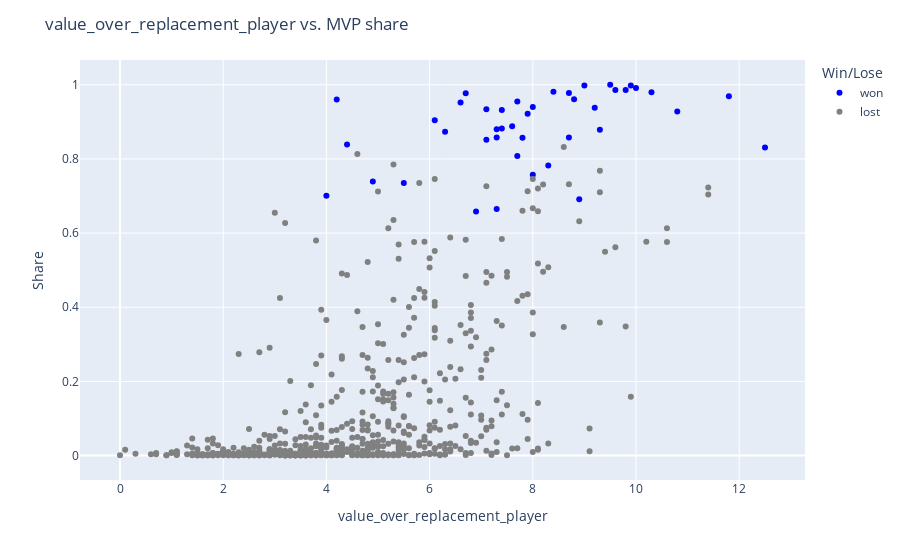

The cell this chart's notebook holds for it:
### Code cell
fig_vorp.show()

### Figure 1 — Plotly figure (JSON) as saved in the notebook; plotly's stock layout.template omitted (floating-point values rounded to 4 significant figures; data arrays with more than 128 entries replaced by an {"elided": "..."} marker saying what was removed)
{"data": [{"customdata": {"elided": "42x6 mixed values"}, "hovertemplate": "value_over_replacement_player=%{x}<br>Share=%{y}<br>Player=%{customdata[1]}<br>year=%{customdata[2]}<br>seed=%{customdata[3]}<br>W/L%=%{customdata[4]}<br>W=%{customdata[5]}<extra></extra>", "legendgroup": "won", "marker": {"color": "blue", "symbol": "circle"}, "mode": "markers", "name": "won", "orientation": "v", "showlegend": true, "type": "scatter", "x": [7.3, 6.9, 5.5, 4.2, 7.3, 8.7, 8.4, 8, 12.5, 8.3, 8.9, 10.8, 9.2, 7.1, 7.3, 8.7, 9.8, 7.8, 7.1, 4, 9, 6.1, 8, 7.7, 10, 4.4, 4.9, 7.4, 6.3, 11.8, 10.3, 6.7, 7.6, 9.9, 9.6, 7.9, 9.5, 9.3, 7.7, 7.4, 6.6, 8.8], "xaxis": "x", "y": [0.665, 0.658, 0.735, 0.96, 0.858, 0.978, 0.981, 0.94, 0.831, 0.782, 0.691, 0.928, 0.938, 0.852, 0.88, 0.858, 0.986, 0.857, 0.934, 0.701, 0.998, 0.904, 0.757, 0.808, 0.991, 0.839, 0.739, 0.882, 0.873, 0.969, 0.98, 0.977, 0.888, 0.998, 0.986, 0.922, 1, 0.879, 0.955, 0.932, 0.952, 0.961], "yaxis": "y"}, {"customdata": {"elided": "637x6 mixed values"}, "hovertemplate": "value_over_replacement_player=%{x}<br>Share=%{y}<br>Player=%{customdata[1]}<br>year=%{customdata[2]}<br>seed=%{customdata[3]}<br>W/L%=%{customdata[4]}<br>W=%{customdata[5]}<extra></extra>", "legendgroup": "lost", "marker": {"color": "gray", "symbol": "circle"}, "mode": "markers", "name": "lost", "orientation": "v", "showlegend": true, "type": "scatter", "x": {"elided": "637 float values"}, "xaxis": "x", "y": {"elided": "637 float values"}, "yaxis": "y"}], "layout": {"autosize": true, "legend": {"title": {"text": "Win/Lose"}, "tracegroupgap": 0}, "margin": {"t": 60}, "title": {"text": "value_over_replacement_player vs. MVP share"}, "xaxis": {"anchor": "y", "autorange": true, "domain": [0, 1], "range": [-0.7536, 13.25], "title": {"text": "value_over_replacement_player"}, "type": "linear"}, "yaxis": {"anchor": "x", "autorange": true, "domain": [0, 1], "range": [-0.06765, 1.069], "title": {"text": "Share"}, "type": "linear"}}}
